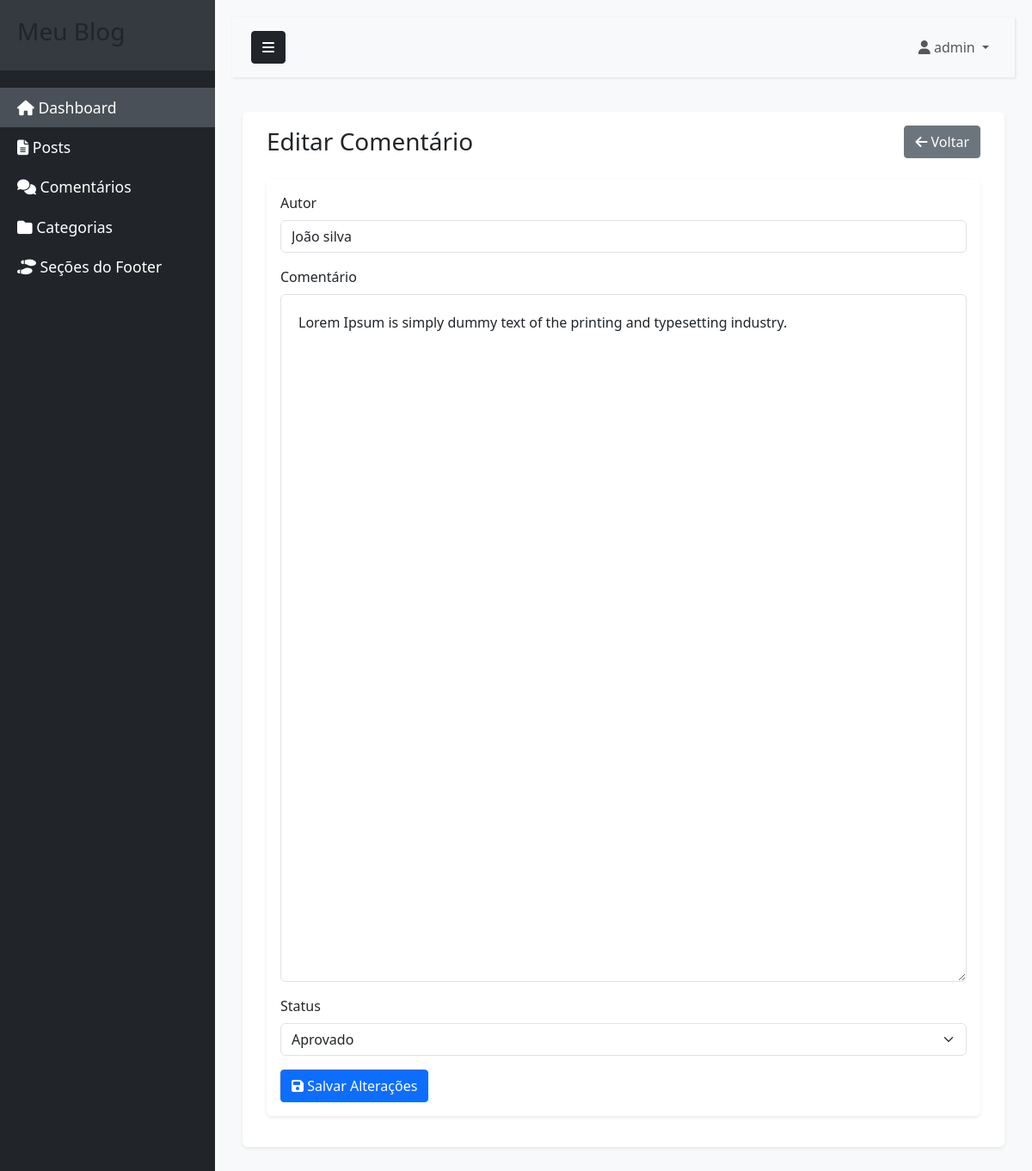
Screenshot of /admin/edit_comment.php?id=7 (signed in) with the database file from the repository.
### tables this page shows
CREATE TABLE `comments` (
  `id` int(11) NOT NULL,
  `post_id` int(11) NOT NULL,
  `author` varchar(100) NOT NULL,
  `content` text NOT NULL,
  `status` enum('pending','approved') DEFAULT 'pending',
  `created_at` timestamp NOT NULL DEFAULT current_timestamp(),
  `updated_at` timestamp NOT NULL DEFAULT current_timestamp() ON UPDATE current_timestamp()
);

### includes/Comment.php (called while the page is built, shortened)
<?php
class Comment {
    private $conn;
    private $table_name = "comments";
    public function __construct($db) {
        $this->conn = $db;
    }
    public function getCommentById($id) {
        $query = "SELECT c.*, p.title as post_title
                 FROM " . $this->table_name . " c
                 LEFT JOIN posts p ON c.post_id = p.id
                 WHERE c.id = :id
                 LIMIT 1";
        $stmt = $this->conn->prepare($query);
        $stmt->bindParam(":id", $id);
        $stmt->execute();
        return $stmt->fetch(PDO::FETCH_ASSOC);
    }
}

### admin/edit_comment.php (the view, shortened to what this page needs)
<?php
require_once '../includes/Comment.php';
require_once 'includes/header.php';
$comment = new Comment($connection);
$commentId = (int)$_GET['id'];
$commentData = $comment->getCommentById($commentId);
?>
<div class="container-fluid">
    <div class="d-flex justify-content-between align-items-center mb-4">
        <h1 class="h3 mb-0">Editar Comentário</h1>
        <a href="comments.php" class="btn btn-secondary">
            <i class="fas fa-arrow-left"></i> Voltar
        </a>
    </div>
    <div class="card">
        <div class="card-body">
            <form method="POST" action="">
                <div class="mb-3">
                    <label for="author" class="form-label">Autor</label>
                    <input type="text" class="form-control" id="author" name="author" value="<?php echo htmlspecialchars($commentData['author']); ?>" required>
                </div>
                <div class="mb-3">
                    <label for="content" class="form-label">Comentário</label>
                    <textarea class="form-control" id="content" name="content" rows="5" required><?php echo htmlspecialchars($commentData['content']); ?></textarea>
                </div>
                <div class="mb-3">
                    <label for="status" class="form-label">Status</label>
                    <select class="form-select" id="status" name="status" required>
                        <option value="approved" <?php echo $commentData['status'] == 'approved' ? 'selected' : ''; ?>>Aprovado</option>
                    </select>
                </div>
                <button type="submit" class="btn btn-primary">
                    <i class="fas fa-save"></i> Salvar Alterações
                </button>
            </form>
        </div>
    </div>
</div>
<?php require_once 'includes/footer.php'; ?>

### admin/css/admin.css (style rules this page uses)
body { background-color: #f8f9fa; }
#content { width: 100%; padding: 20px; min-height: 100vh; transition: all 0.3s; }
.card { margin-bottom: 20px; border: none; box-shadow: 0 0.125rem 0.25rem rgba(0, 0, 0, 0.075); }
.btn { border-radius: 0.25rem; }

### rows the page displays
comments: author "João silva", content "Lorem Ipsum is simply dummy text of the printing and typesetting industry.", status "Aprovado"

### other values shown
$config['site_name'] "Meu Blog"
$_SESSION['admin_username'] "admin"
